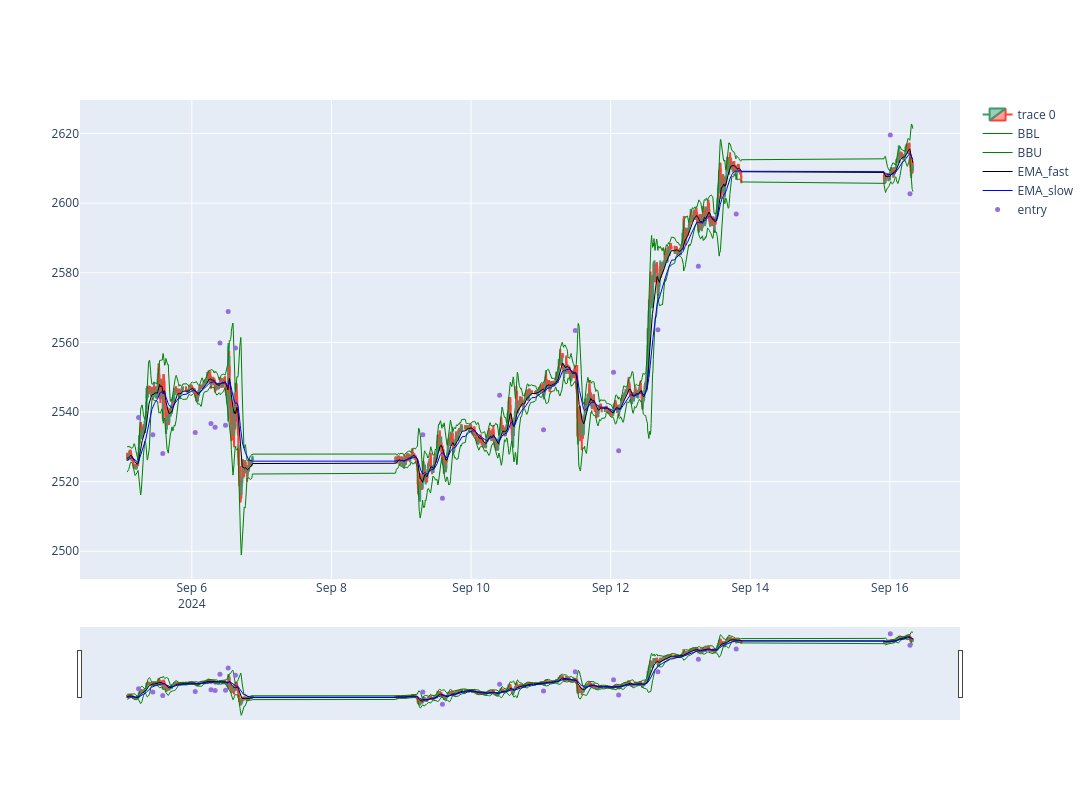

Notebook code cell kept with this figure:
### Markdown cell above
- Preview

### Code cell
_start=100
ex_df = df[_start:_start+2000]
#ex_df.reset_index(inplace=True)
fig = go.Figure(data=[go.Candlestick(x=ex_df.index, open=ex_df['Open'], high=ex_df['High'], low=ex_df['Low'], close=ex_df['Close']),

                go.Scatter(x=ex_df.index, y=ex_df['bb-lower'], line=dict(color='green', width=1), name="BBL"),
                go.Scatter(x=ex_df.index, y=ex_df['bb-upper'], line=dict(color='green', width=1), name="BBU"),
                go.Scatter(x=ex_df.index, y=ex_df['EMA_fast'], line=dict(color='black', width=1), name="EMA_fast"),
                go.Scatter(x=ex_df.index, y=ex_df['EMA_slow'], line=dict(color='blue', width=1), name="EMA_slow")])

fig.add_scatter(x=ex_df.index, y=ex_df['point_positions'], mode="markers", marker=dict(size=5, color="MediumPurple"), name="entry")

fig.update_layout(autosize=False ,width=1600 ,height=800)

fig.show()

### Figure 1 — Plotly figure (JSON) as saved in the notebook; plotly's stock layout.template omitted (floating-point values rounded to 4 significant figures; data arrays with more than 128 entries replaced by an {"elided": "..."} marker saying what was removed)
{"data": [{"close": {"elided": "2000 float values"}, "high": {"elided": "2000 float values"}, "low": {"elided": "2000 float values"}, "open": {"elided": "2000 float values"}, "type": "candlestick", "x": {"elided": "2000 str values"}}, {"line": {"color": "green", "width": 1}, "name": "BBL", "type": "scatter", "x": {"elided": "2000 str values"}, "y": {"elided": "2000 float values"}}, {"line": {"color": "green", "width": 1}, "name": "BBU", "type": "scatter", "x": {"elided": "2000 str values"}, "y": {"elided": "2000 float values"}}, {"line": {"color": "black", "width": 1}, "name": "EMA_fast", "type": "scatter", "x": {"elided": "2000 str values"}, "y": {"elided": "2000 float values"}}, {"line": {"color": "blue", "width": 1}, "name": "EMA_slow", "type": "scatter", "x": {"elided": "2000 str values"}, "y": {"elided": "2000 float values"}}, {"marker": {"color": "MediumPurple", "size": 5}, "mode": "markers", "name": "entry", "type": "scatter", "x": {"elided": "2000 str values"}, "y": {"elided": "2000 float values"}}], "layout": {"autosize": false, "height": 800, "width": 1600}}
